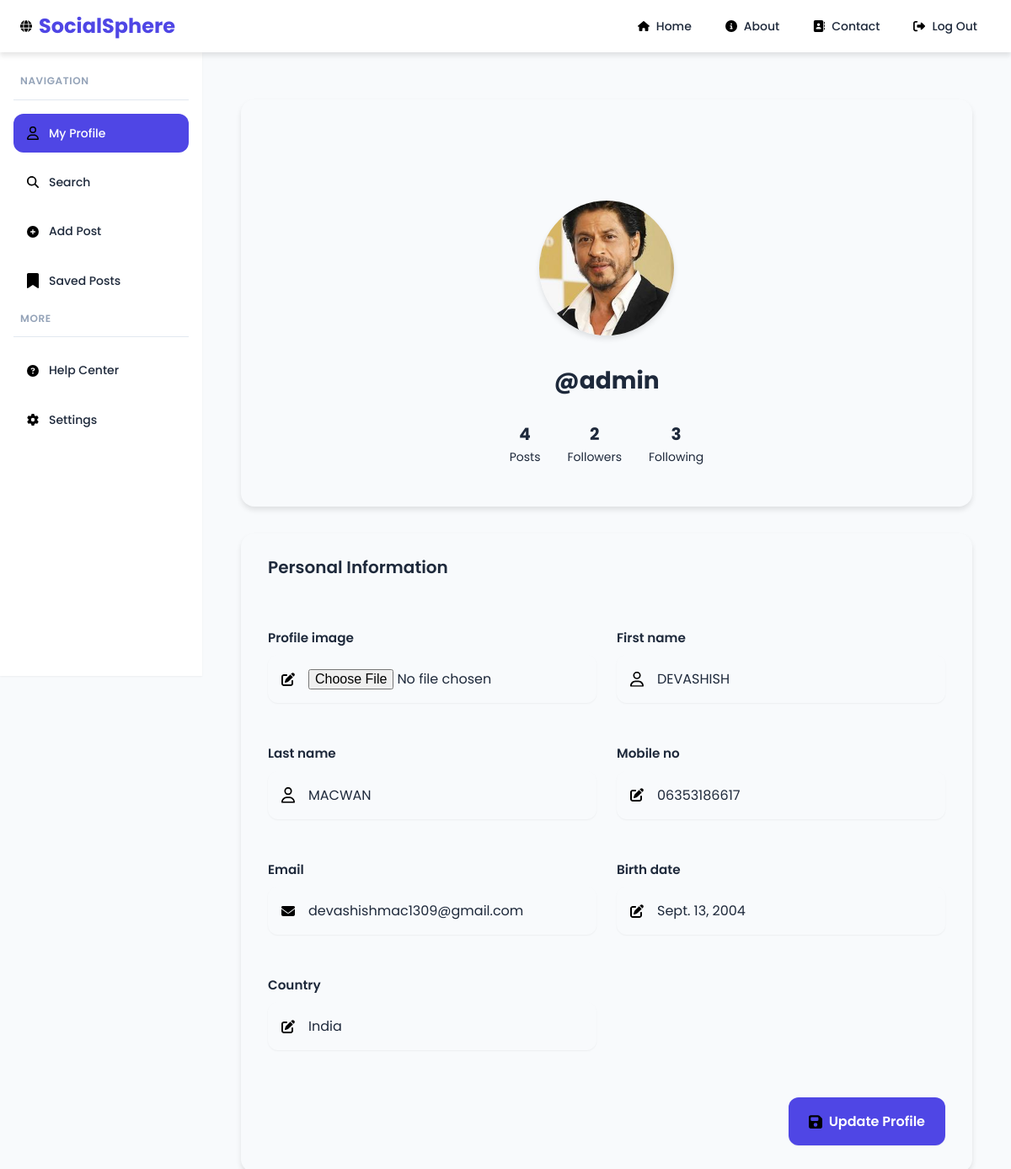
Screenshot of /accounts/profile/ (signed in) with the database file from the repository.
### accounts/models.py (models this page shows, shortened)
class UserProfile(AbstractUser):
    bio = models.TextField(blank=True)
    profile_image = models.ImageField(upload_to='profile_pics/', blank=True, null=True)
    first_name = models.CharField(max_length=30, blank=True)
    last_name = models.CharField(max_length=30, blank=True)
    mobile_no = models.CharField(max_length=15, blank=True)
    email = models.EmailField(unique=True, blank=True, null=True)
    birth_date = models.DateField(null=True, blank=True)
    country = models.CharField(max_length=50, blank=True)

### accounts/views.py (the view)
# urls.py: path('profile/', profile, name='profile'),
@login_required
def profile(request):
    if request.method == 'POST':
        form = UserProfileForm(request.POST, request.FILES, instance=request.user)
        if form.is_valid():
            form.save()
            return redirect('profile')  # Redirect to refresh the profile page
    else:
        form = UserProfileForm(instance=request.user)
    return render(request, 'accounts/profile.html', {'form': form})

### accounts/forms.py
class UserProfileForm(forms.ModelForm):
    class Meta:
        model = UserProfile
        fields = ['profile_image', 'first_name', 'last_name', 'mobile_no', 'email', 'birth_date', 'country']

### accounts/templates/accounts/profile.html (shortened to what this page needs)
{% extends 'base.html' %}
{% load static %}
{% block content %}
<div class="profile-page">
  <div class="profile-header animate-fade-in">
    <div class="profile-cover"></div>
    <div class="profile-info">
      <div class="profile-image-container">
        {% if user.profile_image %}
        <img src="{{ user.profile_image.url }}" alt="Profile Picture"
          class="profile-image" id="profile-image">
        {% else %}
        <div class="profile-image-placeholder" id="profile-image">
          {{user.username|first|upper }}</div>
        {% endif %}
      </div>
      <h1 class="profile-username">@{{ user.username }}</h1>
      <div class="profile-meta">
        <div class="profile-stat">
          <span class="stat-value">{{ user.posts.count|default:"0" }}</span>
          <span class="stat-label">Posts</span>
        </div>
        <div class="profile-stat">
          <span class="stat-value">{{ user.followers.count|default:"0" }}</span>
          <span class="stat-label">Followers</span>
        </div>
        <div class="profile-stat">
          <span class="stat-value">{{ user.following.count|default:"0" }}</span>
          <span class="stat-label">Following</span>
        </div>
      </div>
    </div>
  </div>
  <div class="profile-content">
    <div class="profile-form-card animate-fade-in"
      style="animation-delay: 0.2s;">
      <div class="card-header">
        <h2 class="card-title">Personal Information</h2>
      </div>
      <div class="card-body">
        <form method="post" enctype="multipart/form-data" class="profile-form">
          <div class="form-grid">
            {% for field in form %}
            <div class="form-group">
              <label for="{{ field.id_for_label }}"
                class="form-label">{{ field.label }}</label>
              <div class="input-with-icon">
                {% if field.name == 'first_name' or field.name == 'last_name' %}
                <img class="input-icon"
                  src="{% static 'Icons/user.svg' %}"
                  alt="User Icon" width="16px">
                {% elif field.name == 'email' %}
                <img class="input-icon"
                  src="{% static 'Icons/envelope-solid.svg' %}"
                  alt="User Icon" width="16px">
                {% elif field.name == 'bio' %}
                <img class="input-icon"
                  src="{% static 'Icons/circle-info-solid.svg' %}"
                  alt="User Icon" width="16px">
                {% elif field.name == 'website' %}
                <img class="input-icon"
                  src="{% static 'Icons/globe-solid.svg' %}"
                  alt="User Icon">
                {% elif field.name == 'location' %}
                <img class="input-icon"
                  src="{% static 'Icons/location-dot-solid.svg' %}"
                  alt="User Icon">
                {% elif field.name == 'phone' %}
                <img class="input-icon"
                  src="{% static 'Icons/phone-solid.svg' %}"
                  alt="User Icon">
                {% else %}
                <img class="input-icon"
                  src="{% static 'Icons/pen-to-square-solid.svg' %}"
                  alt="User Icon" width="16px">
                {% endif %}
                {% if field.field.widget.input_type == 'textarea' %}
                <textarea id="{{ field.id_for_label }}" name="{{ field.name }}"
                  class="form-control"
                  placeholder="{{ field.label }}">{{ field.value|default:'' }}</textarea>
                {% else %}
                <input type="{{ field.field.widget.input_type }}"
                  id="{{ field.id_for_label }}" name="{{ field.name }}"
                  class="form-control" placeholder="{{ field.label }}"
                  value="{{ field.value|default:'' }}" />
                {% endif %}
              </div>
            </div>
            {% endfor %}
          </div>
          <div class="form-actions">
            <button type="submit" class="btn-primary" id="update-profile-btn">
              <img class="form-icon"
                src="{% static 'Icons/floppy-disk-solid.svg' %}"
                alt="User Icon" width="16px">
              <span>Update Profile</span>
            </button>
          </div>
        </form>
      </div>
    </div>
  </div>
</div>
{% endblock %}

### rows the page displays
UserProfile: profile_image (picture), username "admin", posts.count "4", followers.count "2", following.count "3", first_name "DEVASHISH" "MACWAN" "06353186617" "devashishmac1309@gmail.com" "Sept. 13, 2004" "India"

### other values shown
{{ field.label }} "Profile image" "First name" "Last name" "Mobile no" "Email" "Birth date" "Country"
